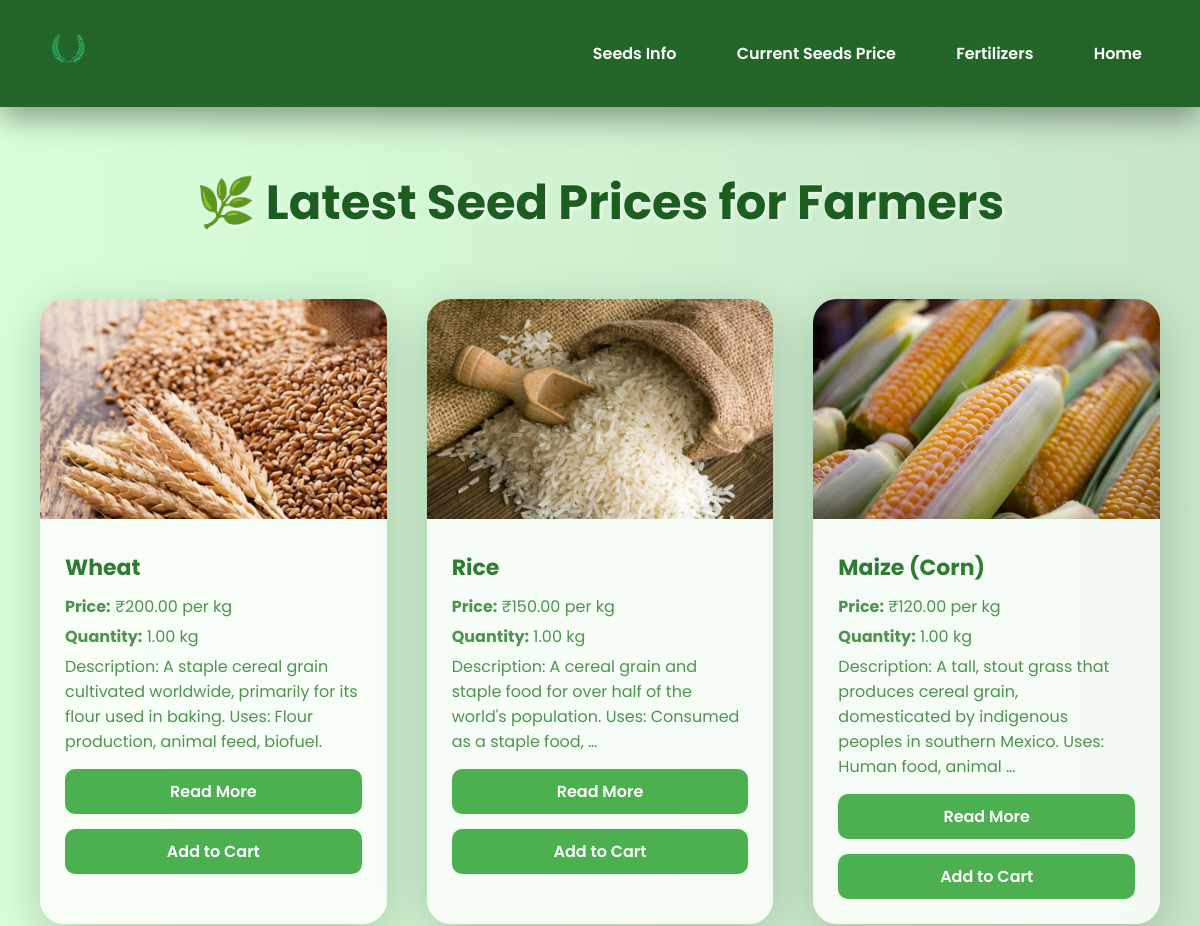
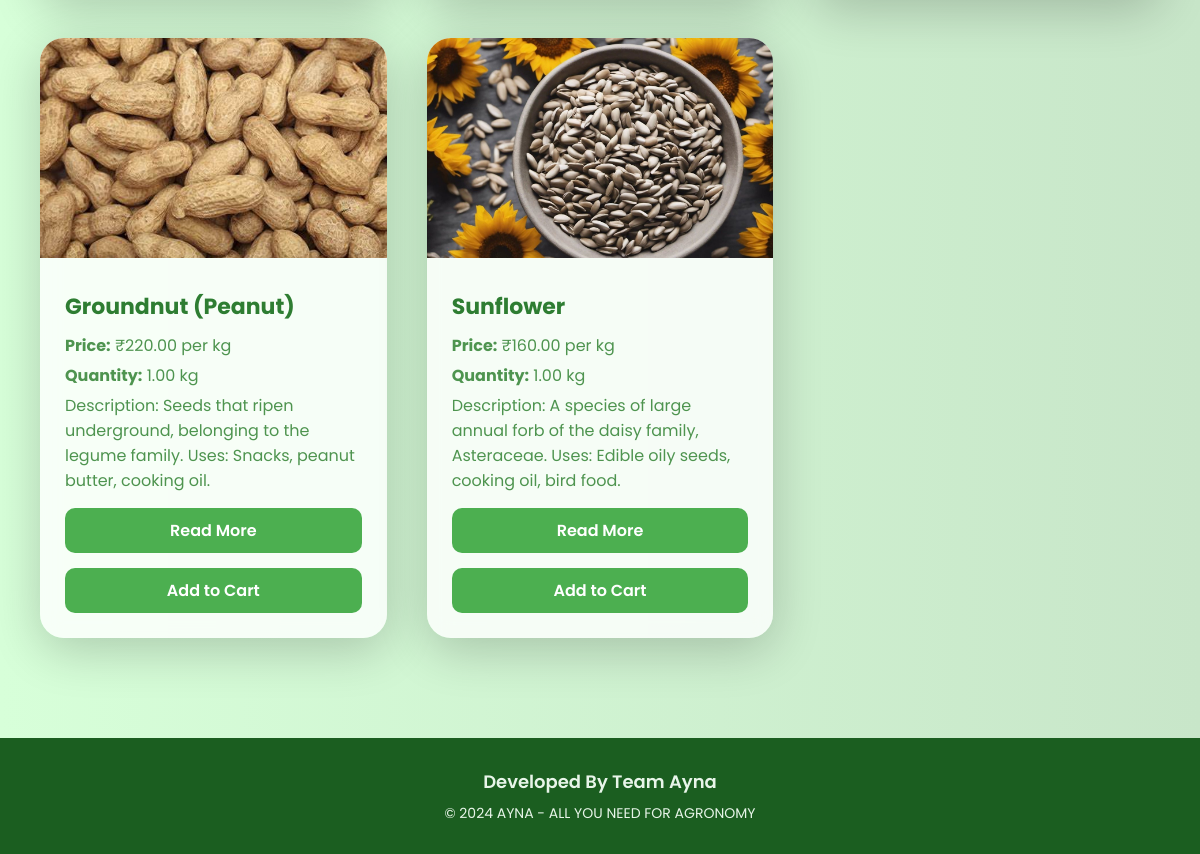
/seed_price, run on the app's committed database (2 pictures, top to bottom).
### myapp/models.py (models this page shows, shortened)
class Seed(models.Model):
    name = models.CharField(max_length=100)
    price = models.DecimalField(max_digits=8, decimal_places=2)
    quantity = models.DecimalField(max_digits=10, decimal_places=2)
    description = models.TextField()
    image = models.ImageField(upload_to='seed_images/')
    wikipedia_link = models.URLField()  # New field for Wikipedia link

### myapp/views.py (the view)
# urls.py: path('seed_price', views.seed_price, name='seed_price'),
def seed_price(request):
    seeds = Seed.objects.all()
    return render(request, 'seed_price.html', {'seeds': seeds})

### myapp/templates/seed_price.html (shortened to what this page needs)
{% load static %}
<!DOCTYPE html>
<html lang="en">
<head>
</head>
<body>
  <header>
    <div class="header">
      <a href="{% url 'index' %}" class="logo"><img src="{% static 'AYNA NEW LOGO.png' %}" alt="AYNA Logo"></a>
      <div class="nav-links">
        <a href="{% url 'seed' %}">Seeds Info</a>
        <a href="{% url 'seed_price' %}">Current Seeds Price</a>
        <a href="{% url 'fertilizer' %}">Fertilizers</a>
        <a href="{% url 'index' %}">Home</a>
      </div>
    </div>
  </header>
  <section class="title-section">
    <h1>🌿 Latest Seed Prices for Farmers</h1>
  </section>
  <section class="seed-container">
    {% for seed in seeds %}
    <div class="seed-card">
      <img src="{{ seed.image.url }}" alt="{{ seed.name }}">
      <div class="seed-content">
        <h2>{{ seed.name }}</h2>
        <p><strong>Price:</strong> ₹{{ seed.price }} per kg</p>
        <p><strong>Quantity:</strong> {{ seed.quantity }} kg</p>
        <p>{{ seed.description|truncatewords:20 }}</p>
        <div class="seed-buttons">
          <a href="{{ seed.wikipedia_link }}" target="_blank">Read More</a>
        </div>
        <div class="seed-buttons">
          <a href="{% url 'add_to_cart' seed.id %}" class="btn-submit">Add to Cart</a>
        </div>
      </div>
    </div>
    {% endfor %}
  </section>
</body>
<footer>
  <h3>Developed By Team Ayna</h3>
  <p>© 2024 AYNA - ALL YOU NEED FOR AGRONOMY</p>
</footer>
</html>

### data on the page
Seed: image (picture), name "Wheat", price "200.00", quantity "1.00", description "Description: A staple cereal grain cultivated worldwide, primarily for its flour used in baking. Uses: Flour production, animal feed, biofuel."
Seed: image (picture), name "Rice", price "150.00", quantity "1.00", description "Description: A cereal grain and staple food for over half of the world's population. Uses: Consumed as a staple food, …"
Seed: image (picture), name "Maize (Corn)", price "120.00", quantity "1.00", description "Description: A tall, stout grass that produces cereal grain, domesticated by indigenous peoples in southern Mexico. Uses: Human food, animal …"
Seed: image (picture), name "Groundnut (Peanut)", price "220.00", quantity "1.00", description "Description: Seeds that ripen underground, belonging to the legume family. Uses: Snacks, peanut butter, cooking oil."
Seed: image (picture), name "Sunflower", price "160.00", quantity "1.00", description "Description: A species of large annual forb of the daisy family, Asteraceae. Uses: Edible oily seeds, cooking oil, bird food."
